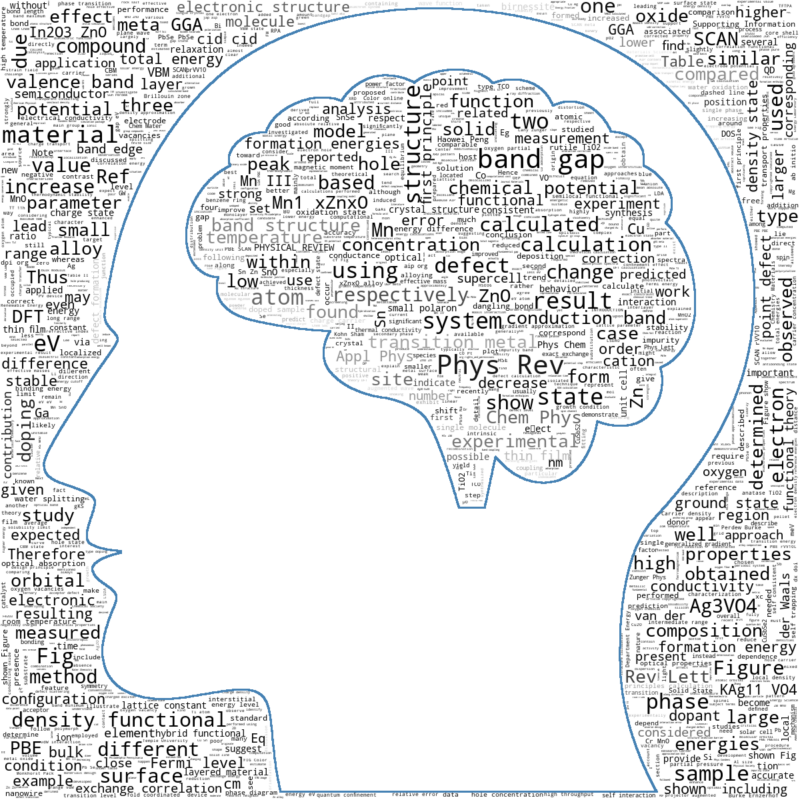

Source code (Python):
from wordcloud import WordCloud, ImageColorGenerator
import matplotlib.pyplot as plt
from PIL import Image
import numpy as np
from pdf import PdfConverter
import textract

import glob

import nltk
#nltk.download('punkt')
#nltk.download('stopwords')

from nltk.stem import PorterStemmer
from nltk.tokenize import word_tokenize
from nltk.corpus import stopwords
from nltk.tokenize import RegexpTokenizer

punctuations = ['(',')',';',':','[',']',',']
stop_words = set(stopwords.words('english'))
stop_words.update({'et', 'al'})
tokenizer = RegexpTokenizer(r'\w+')
#words = [ps.stem(w) for w in words]

excludes = "acknowledge"
excludes = excludes.split()

data = ''
for path in sorted(glob.glob('my_pub/*.pdf')):
  try:
    pdf = PdfConverter(file_path=path)
    data_= pdf.extractTxt()
  except:
    data_= textract.process(path, method='pdfminer').decode()

  d = data_.lower()
  idx = len(d)
  for ex in excludes:
    try:
       idx = min(d.index(ex), idx)
    except:
      pass
  words = tokenizer.tokenize(data_[:idx])
  words = [w for w in words if ((not w in stop_words) and len(w)>2) ]
  data += " ".join(words)

#ourMask = np.array(Image.open('twitter_mask.png'))

#  #cloud = WordCloud(width=800, height=400, background_color='white').generate(data)
#  cloud = WordCloud(width=1600, height=800, background_color='white').generate(data)
#  
#  #plt.figure( figsize=(10,5), facecolor='k' )
#  plt.figure( figsize=(10,5), facecolor='white' )
#  plt.imshow(cloud, interpolation='bilinear')
#  plt.axis('off')
#  #plt.savefig('wordcloud.png', facecolor='k', bbox_inches='tight')
#  plt.tight_layout(pad=0)
#  plt.show()

###
#mask = np.array(Image.open('head-01.jpg'))
mask = np.array(Image.open('head.png'))
mask = np.concatenate((mask[:,:,1:], mask[:,:,1:], mask[:,:,1:]), axis=2)
image_colors = ImageColorGenerator(mask)

wordcloud = WordCloud(width=1200, height=1200, background_color="white", 
                      max_font_size=40, max_words=10000,
                      mask=mask, color_func=image_colors,
                      contour_width=4, contour_color='steelblue').generate(data) # generate_from_frequencies(data)

plt.figure( figsize=(8,8) )
plt.imshow(wordcloud, interpolation='bilinear')
plt.axis("off")
plt.tight_layout(pad=0)
plt.show()
